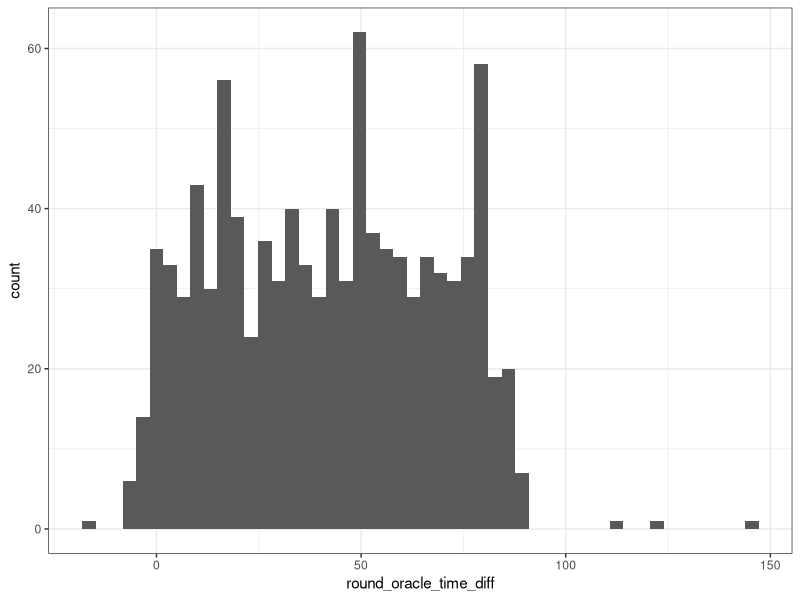
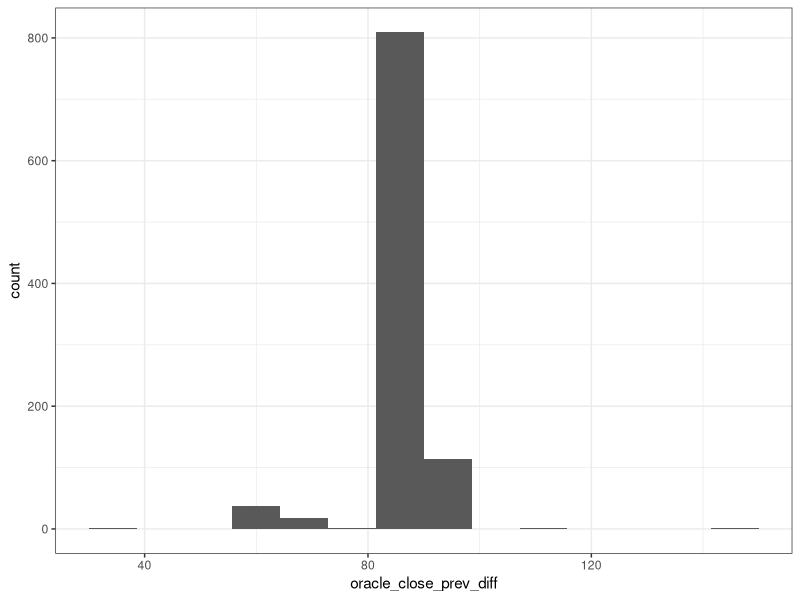
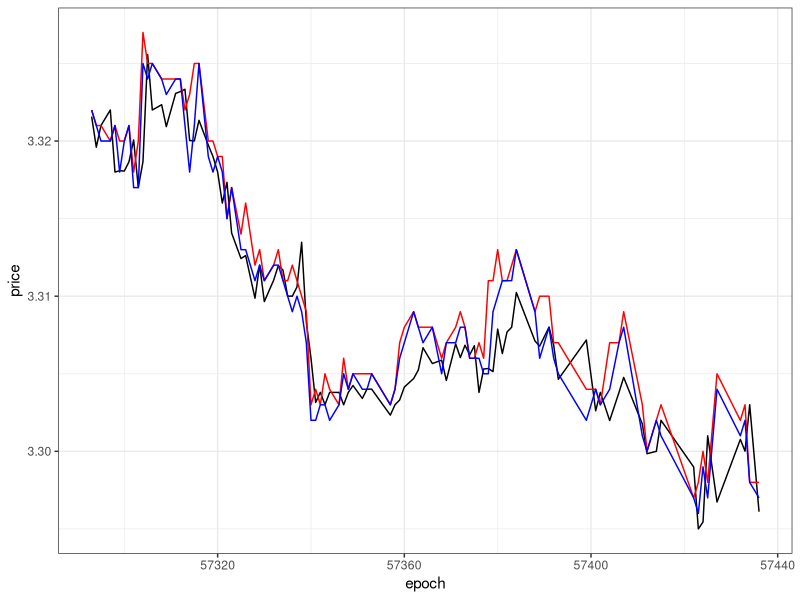

These figures' R source, in order:
## ---- chunk 1
knitr::opts_chunk$set(echo = FALSE, message = FALSE)
## ---- chunk 2
library(tidyverse)
## ---- chunk 3
dta <- read_csv("./cake_data.csv")
dta <- dta %>% 
  mutate(
    lock_price = lock_price * 10 ** -8,
    round_oracle_time_diff = close_timestamp - oracle_close_timestamp,
    oracle_close_prev_diff = oracle_close_timestamp - oracle_prev_timestamp
    )
## ---- chunk 4
ggplot(data = dta, aes(x = round_oracle_time_diff)) + 
  geom_histogram(bins = 50) + 
  theme_bw()
## ---- chunk 5
ggplot(data = dta, aes(x = oracle_close_prev_diff)) + 
  geom_histogram(bins = 15) + 
  theme_bw()
## ---- chunk 6
dta %>% 
  group_by(epoch) %>% 
  summarise(
    oracleClose_binanceMax = binance_max_price - lock_price,
    oracleClose_binanceMin = binance_min_price - lock_price,
    oracleClose_binanceMax_four_decimal = abs(oracleClose_binanceMax) < 0.001,
     oracleClose_binanceMin_four_decimal = abs(oracleClose_binanceMin) < 0.001
  ) %>% 
  summarise(
    oracleClose_binanceMax_four_decimal_n = sum(oracleClose_binanceMax_four_decimal),
    oracleClose_binanceMin_four_decimal_n = sum(oracleClose_binanceMin_four_decimal),
    )

## ---- chunk 7
price <- dta %>% 
  group_by(epoch) %>% 
  summarise(
    oracleClose_binanceMax = binance_max_price - lock_price,
    oracleClose_binanceMin = binance_min_price - lock_price,
    oracleClose_binanceMax_four_decimal = abs(oracleClose_binanceMax) < 0.001,
     oracleClose_binanceMin_four_decimal = abs(oracleClose_binanceMin) < 0.001
  )
dta_100  <- dta %>% head(100)
ggplot(data = dta_100) +
  geom_line(aes(x = epoch, y = lock_price)) + 
  geom_line(aes(x = epoch, y = binance_max_price), color = 'red') +
  geom_line(aes(x = epoch, y = binance_min_price), color = 'blue') +
  theme_bw() +
  ylab('price')
summary(dta_100$epoch)
